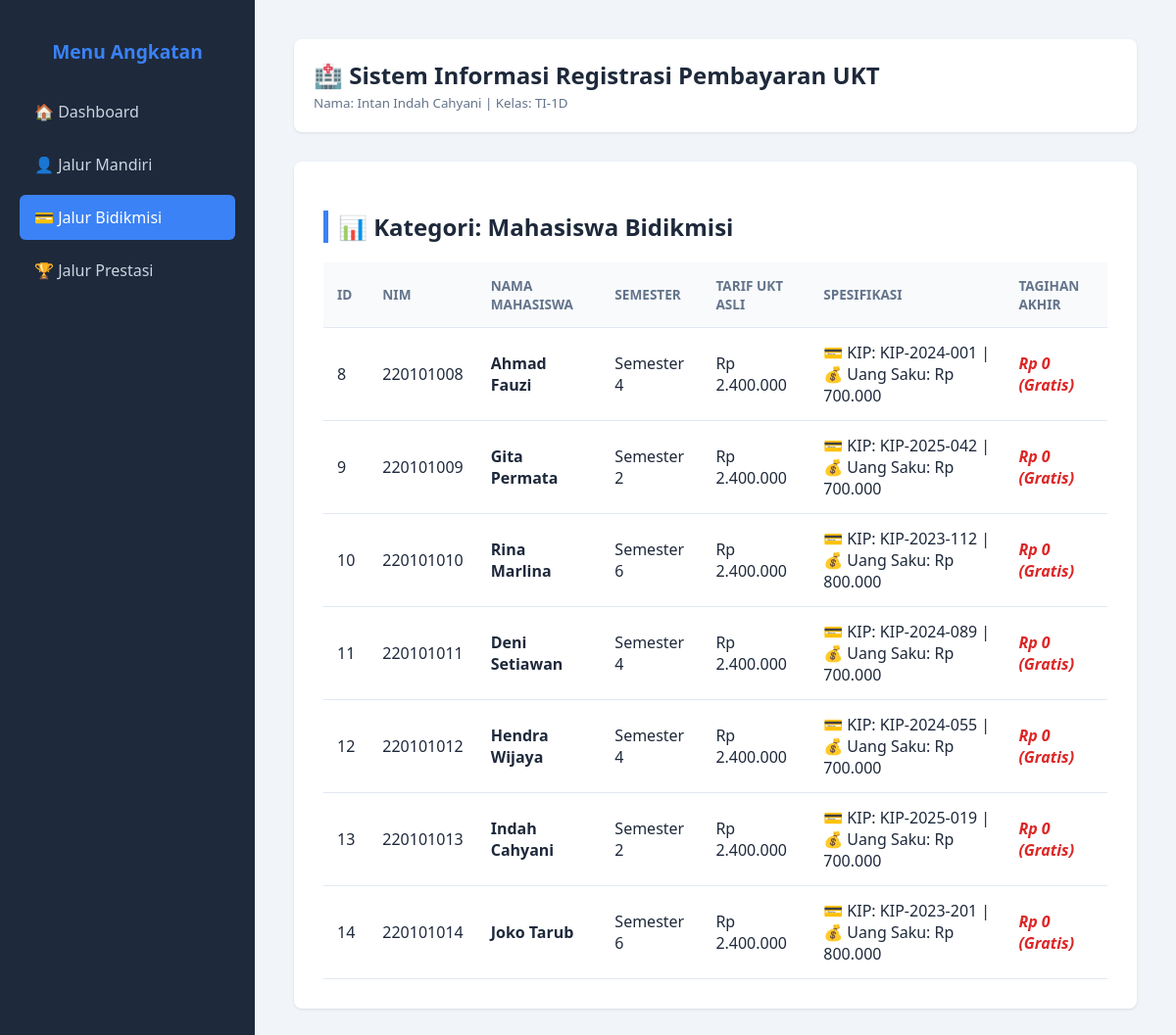
Screenshot of /index.php?page=bidikmisi with the database file from the repository.
### tables this page shows
CREATE TABLE `tabel_mahasiswa` (
  `id_mahasiswa` int NOT NULL,
  `nama_mahasiswa` varchar(100) NOT NULL,
  `nim` varchar(20) NOT NULL,
  `semester` int NOT NULL,
  `tarif_ukt_nominal` int NOT NULL,
  `jenis_pembayaran` enum('mandiri','bidikmisi','prestasi') NOT NULL,
  `golongan_ukt` varchar(10) DEFAULT NULL,
  `nama_wali` varchar(100) DEFAULT NULL,
  `nomor_kip_kuliah` varchar(50) DEFAULT NULL,
  `dana_saku_subsidi` int DEFAULT NULL,
  `nama_instansi_beasiswa` varchar(100) DEFAULT NULL,
  `minimal_ipk_bersyarat` decimal(3,2) DEFAULT NULL
);

### database.php (called while the page is built, shortened)
<?php
class Database {
    private $host = "localhost";
    private $username = "root";
    private $password = "";
    private $db_name = "DB_UAS_PBO_TI1D_IntanIndahCahyani";
    public function __construct() {
        $this->conn = new mysqli($this->host, $this->username, $this->password, $this->db_name);
    }
}

### MahasiswaBidikmisi.php (called while the page is built, shortened)
<?php
require_once 'Mahasiswa.php';
class MahasiswaBidikmisi extends Mahasiswa {
    private $nomorKipKuliah;
    private $danaSakuSubsidi;
    public function __construct($id, $nama, $nim, $semester, $ukt, $kip, $danaSaku) {
        $this->nomorKipKuliah = $kip;
        $this->danaSakuSubsidi = $danaSaku;
    }
    public function hitungTagihanSemester() {
        return 0;
    }
    public function tampilkanSpesifikasiAkademik() {
        return "💳 KIP: " . $this->nomorKipKuliah . " | 💰 Uang Saku: Rp " . number_format($this->danaSakuSubsidi, 0, ',', '.');
    }
    public static function getDaftarBidikmisi($db) {
        $query = "SELECT * FROM tabel_mahasiswa WHERE jenis_pembayaran = 'bidikmisi'";
        $result = $db->conn->query($query);
        $daftar = [];
        if ($result && $result->num_rows > 0) {
            while ($row = $result->fetch_assoc()) {
                $daftar[] = new self(
                    $row['id_mahasiswa'],
                    $row['nama_mahasiswa'],
                    $row['nim'],
                    $row['semester'],
                    $row['tarif_ukt_nominal'],
                    $row['nomor_kip_kuliah'],
                    $row['dana_saku_subsidi']
                );
            }
        }
        return $daftar;
    }
}

### Mahasiswa.php (called while the page is built, shortened)
<?php
abstract class Mahasiswa {
    protected $id_mahasiswa;
    protected $nama_mahasiswa;
    protected $nim;
    protected $semester;
    protected $tarifUktNominal;
    public function __construct($id, $nama, $nim, $semester, $ukt) {
        $this->id_mahasiswa = $id;
        $this->nama_mahasiswa = $nama;
        $this->nim = $nim;
        $this->semester = $semester;
        $this->tarifUktNominal = $ukt;
    }
    public function getId() { return $this->id_mahasiswa; }
    public function getNama() { return $this->nama_mahasiswa; }
    public function getNim() { return $this->nim; }
    public function getSemester() { return $this->semester; }
    public function getTarifUktNominal() { return $this->tarifUktNominal; }
}

### v_bidikmisi.php (the view)
<?php
require_once 'database.php';
require_once 'MahasiswaBidikmisi.php';
$db = new Database();
$data = MahasiswaBidikmisi::getDaftarBidikmisi($db);
?>
<h2>📊 Kategori: Mahasiswa Bidikmisi</h2>
<table>
    <thead>
        <tr><th>ID</th><th>NIM</th><th>Nama Mahasiswa</th><th>Semester</th><th>Tarif UKT Asli</th><th>Spesifikasi</th><th>Tagihan Akhir</th></tr>
    </thead>
    <tbody>
        <?php foreach ($data as $m): ?>
            <tr>
                <td><?= $m->getId(); ?></td>
                <td><?= $m->getNim(); ?></td>
                <td><strong><?= htmlspecialchars($m->getNama()); ?></strong></td>
                <td>Semester <?= $m->getSemester(); ?></td>
                <td>Rp <?= number_format($m->getTarifUktNominal(), 0, ',', '.'); ?></td>
                <td><?= $m->tampilkanSpesifikasiAkademik(); ?></td>
                <td style="font-weight:bold; color:#dc2626; font-style:italic;">Rp <?= number_format($m->hitungTagihanSemester(), 0, ',', '.'); ?> (Gratis)</td>
            </tr>
        <?php endforeach; ?>
    </tbody>
</table>

### index.php (style rules this page uses)
body { font-family: 'Segoe UI', Arial, sans-serif; background-color: #f1f5f9; margin: 0; display: flex; height: 100vh; color: #1e293b; }
h2 { border-left: 5px solid #3b82f6; padding-left: 10px; margin-bottom: 20px; }
table { width: 100%; border-collapse: collapse; margin-top: 15px; }
th, td { padding: 14px; border-bottom: 1px solid #e2e8f0; text-align: left; }
th { background-color: #f8fafc; color: #64748b; font-weight: 600; text-transform: uppercase; font-size: 0.85em; }

### rows the page displays
tabel_mahasiswa: id_mahasiswa "8", nim "220101008", nama_mahasiswa "Ahmad Fauzi", semester "4", tarif_ukt_nominal "2.400.000", $m->tampilkanSpesifikasiAkademik() "💳 KIP: KIP-2024-001 | 💰 Uang Saku: Rp 700.000", hitungTagihanSemester "0"
tabel_mahasiswa: id_mahasiswa "9", nim "220101009", nama_mahasiswa "Gita Permata", semester "2", tarif_ukt_nominal "2.400.000", $m->tampilkanSpesifikasiAkademik() "💳 KIP: KIP-2025-042 | 💰 Uang Saku: Rp 700.000", hitungTagihanSemester "0"
tabel_mahasiswa: id_mahasiswa "10", nim "220101010", nama_mahasiswa "Rina Marlina", semester "6", tarif_ukt_nominal "2.400.000", $m->tampilkanSpesifikasiAkademik() "💳 KIP: KIP-2023-112 | 💰 Uang Saku: Rp 800.000", hitungTagihanSemester "0"
tabel_mahasiswa: id_mahasiswa "11", nim "220101011", nama_mahasiswa "Deni Setiawan", semester "4", tarif_ukt_nominal "2.400.000", $m->tampilkanSpesifikasiAkademik() "💳 KIP: KIP-2024-089 | 💰 Uang Saku: Rp 700.000", hitungTagihanSemester "0"
tabel_mahasiswa: id_mahasiswa "12", nim "220101012", nama_mahasiswa "Hendra Wijaya", semester "4", tarif_ukt_nominal "2.400.000", $m->tampilkanSpesifikasiAkademik() "💳 KIP: KIP-2024-055 | 💰 Uang Saku: Rp 700.000", hitungTagihanSemester "0"
tabel_mahasiswa: id_mahasiswa "13", nim "220101013", nama_mahasiswa "Indah Cahyani", semester "2", tarif_ukt_nominal "2.400.000", $m->tampilkanSpesifikasiAkademik() "💳 KIP: KIP-2025-019 | 💰 Uang Saku: Rp 700.000", hitungTagihanSemester "0"
tabel_mahasiswa: id_mahasiswa "14", nim "220101014", nama_mahasiswa "Joko Tarub", semester "6", tarif_ukt_nominal "2.400.000", $m->tampilkanSpesifikasiAkademik() "💳 KIP: KIP-2023-201 | 💰 Uang Saku: Rp 800.000", hitungTagihanSemester "0"
